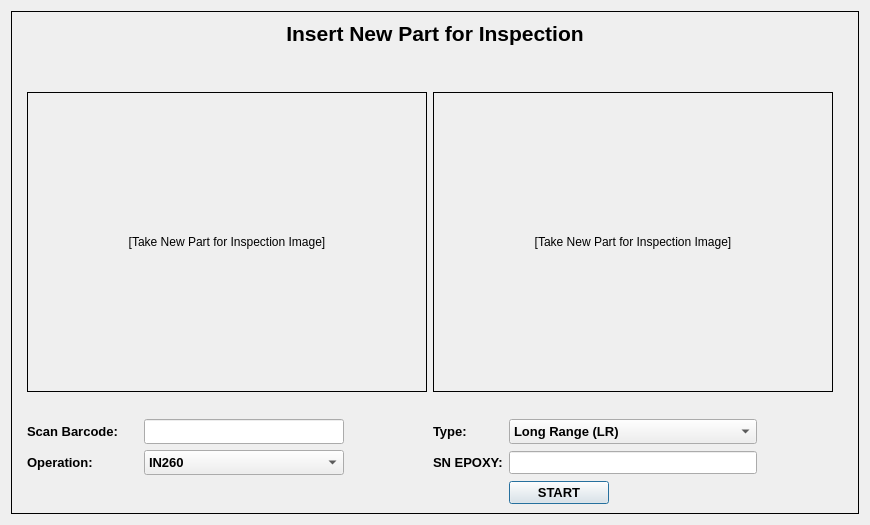
<?xml version="1.0" encoding="UTF-8"?>
<ui version="4.0">
 <class>OperatorInstruction</class>
 <widget class="QDialog" name="OperatorInstruction">
  <property name="geometry">
   <rect>
    <x>0</x>
    <y>0</y>
    <width>870</width>
    <height>525</height>
   </rect>
  </property>
  <property name="sizePolicy">
   <sizepolicy hsizetype="Fixed" vsizetype="Fixed">
    <horstretch>0</horstretch>
    <verstretch>0</verstretch>
   </sizepolicy>
  </property>
  <property name="minimumSize">
   <size>
    <width>870</width>
    <height>525</height>
   </size>
  </property>
  <property name="maximumSize">
   <size>
    <width>870</width>
    <height>525</height>
   </size>
  </property>
  <property name="windowTitle">
   <string>Dialog</string>
  </property>
  <layout class="QVBoxLayout" name="verticalLayout">
   <item>
    <widget class="QStackedWidget" name="stackedWidget">
     <property name="frameShape">
      <enum>QFrame::Box</enum>
     </property>
     <property name="currentIndex">
      <number>0</number>
     </property>
     <widget class="QWidget" name="InsertPage">
      <layout class="QGridLayout" name="gridLayout">
       <item row="5" column="3">
        <widget class="QLineEdit" name="SerialValue">
         <property name="sizePolicy">
          <sizepolicy hsizetype="Preferred" vsizetype="Fixed">
           <horstretch>0</horstretch>
           <verstretch>0</verstretch>
          </sizepolicy>
         </property>
         <property name="minimumSize">
          <size>
           <width>200</width>
           <height>25</height>
          </size>
         </property>
         <property name="maximumSize">
          <size>
           <width>200</width>
           <height>25</height>
          </size>
         </property>
         <property name="font">
          <font>
           <pointsize>10</pointsize>
           <weight>75</weight>
           <bold>true</bold>
          </font>
         </property>
         <property name="autoFillBackground">
          <bool>false</bool>
         </property>
         <property name="text">
          <string/>
         </property>
         <property name="alignment">
          <set>Qt::AlignLeading|Qt::AlignLeft|Qt::AlignVCenter</set>
         </property>
        </widget>
       </item>
       <item row="0" column="0" colspan="13">
        <widget class="QLabel" name="Insert_Header">
         <property name="sizePolicy">
          <sizepolicy hsizetype="Preferred" vsizetype="Fixed">
           <horstretch>0</horstretch>
           <verstretch>0</verstretch>
          </sizepolicy>
         </property>
         <property name="font">
          <font>
           <pointsize>16</pointsize>
           <weight>75</weight>
           <bold>true</bold>
          </font>
         </property>
         <property name="text">
          <string>Insert New Part for Inspection</string>
         </property>
         <property name="alignment">
          <set>Qt::AlignCenter</set>
         </property>
        </widget>
       </item>
       <item row="5" column="6">
        <widget class="QLabel" name="Type_label">
         <property name="sizePolicy">
          <sizepolicy hsizetype="Fixed" vsizetype="Preferred">
           <horstretch>0</horstretch>
           <verstretch>0</verstretch>
          </sizepolicy>
         </property>
         <property name="font">
          <font>
           <pointsize>10</pointsize>
           <weight>75</weight>
           <bold>true</bold>
          </font>
         </property>
         <property name="text">
          <string>Type: </string>
         </property>
        </widget>
       </item>
       <item row="6" column="6">
        <widget class="QLabel" name="label">
         <property name="font">
          <font>
           <pointsize>10</pointsize>
           <weight>75</weight>
           <bold>true</bold>
          </font>
         </property>
         <property name="text">
          <string>SN EPOXY:</string>
         </property>
        </widget>
       </item>
       <item row="1" column="0" colspan="13">
        <spacer name="verticalSpacer">
         <property name="orientation">
          <enum>Qt::Vertical</enum>
         </property>
         <property name="sizeType">
          <enum>QSizePolicy::Fixed</enum>
         </property>
         <property name="sizeHint" stdset="0">
          <size>
           <width>20</width>
           <height>40</height>
          </size>
         </property>
        </spacer>
       </item>
       <item row="5" column="1" colspan="2">
        <widget class="QLabel" name="sn_lable">
         <property name="font">
          <font>
           <pointsize>10</pointsize>
           <weight>75</weight>
           <bold>true</bold>
          </font>
         </property>
         <property name="text">
          <string>Scan Barcode: </string>
         </property>
        </widget>
       </item>
       <item row="6" column="3">
        <widget class="QComboBox" name="ProgramName">
         <property name="minimumSize">
          <size>
           <width>200</width>
           <height>25</height>
          </size>
         </property>
         <property name="font">
          <font>
           <pointsize>10</pointsize>
           <weight>75</weight>
           <bold>true</bold>
          </font>
         </property>
         <item>
          <property name="text">
           <string>IN260</string>
          </property>
         </item>
         <item>
          <property name="text">
           <string>SCANNER100</string>
          </property>
         </item>
         <item>
          <property name="text">
           <string>SCANNER200</string>
          </property>
         </item>
         <item>
          <property name="text">
           <string>SCANNER300</string>
          </property>
         </item>
         <item>
          <property name="text">
           <string>SCANNER400</string>
          </property>
         </item>
         <item>
          <property name="text">
           <string>SCANNER500</string>
          </property>
         </item>
        </widget>
       </item>
       <item row="2" column="1" colspan="5">
        <widget class="QLabel" name="InsertImg_1">
         <property name="sizePolicy">
          <sizepolicy hsizetype="Fixed" vsizetype="Fixed">
           <horstretch>0</horstretch>
           <verstretch>0</verstretch>
          </sizepolicy>
         </property>
         <property name="minimumSize">
          <size>
           <width>400</width>
           <height>300</height>
          </size>
         </property>
         <property name="maximumSize">
          <size>
           <width>400</width>
           <height>300</height>
          </size>
         </property>
         <property name="frameShape">
          <enum>QFrame::Box</enum>
         </property>
         <property name="text">
          <string>[Take New Part for Inspection Image]</string>
         </property>
         <property name="alignment">
          <set>Qt::AlignCenter</set>
         </property>
        </widget>
       </item>
       <item row="2" column="6" colspan="4">
        <widget class="QLabel" name="InsertImg_2">
         <property name="sizePolicy">
          <sizepolicy hsizetype="Fixed" vsizetype="Fixed">
           <horstretch>0</horstretch>
           <verstretch>0</verstretch>
          </sizepolicy>
         </property>
         <property name="minimumSize">
          <size>
           <width>400</width>
           <height>300</height>
          </size>
         </property>
         <property name="maximumSize">
          <size>
           <width>400</width>
           <height>300</height>
          </size>
         </property>
         <property name="frameShape">
          <enum>QFrame::Box</enum>
         </property>
         <property name="text">
          <string>[Take New Part for Inspection Image]</string>
         </property>
         <property name="alignment">
          <set>Qt::AlignCenter</set>
         </property>
        </widget>
       </item>
       <item row="6" column="7">
        <widget class="QLineEdit" name="lineEdit">
         <property name="maximumSize">
          <size>
           <width>250</width>
           <height>16777215</height>
          </size>
         </property>
         <property name="font">
          <font>
           <pointsize>10</pointsize>
           <weight>75</weight>
           <bold>true</bold>
          </font>
         </property>
        </widget>
       </item>
       <item row="3" column="1" colspan="11">
        <spacer name="verticalSpacer_2">
         <property name="orientation">
          <enum>Qt::Vertical</enum>
         </property>
         <property name="sizeType">
          <enum>QSizePolicy::Preferred</enum>
         </property>
         <property name="sizeHint" stdset="0">
          <size>
           <width>20</width>
           <height>40</height>
          </size>
         </property>
        </spacer>
       </item>
       <item row="4" column="3">
        <widget class="QLabel" name="label_Error">
         <property name="text">
          <string/>
         </property>
        </widget>
       </item>
       <item row="5" column="7">
        <widget class="QComboBox" name="TypeValue">
         <property name="minimumSize">
          <size>
           <width>200</width>
           <height>25</height>
          </size>
         </property>
         <property name="font">
          <font>
           <pointsize>10</pointsize>
           <weight>75</weight>
           <bold>true</bold>
          </font>
         </property>
         <item>
          <property name="text">
           <string>Long Range (LR)</string>
          </property>
         </item>
         <item>
          <property name="text">
           <string>Short Range (SR)</string>
          </property>
         </item>
        </widget>
       </item>
       <item row="6" column="1">
        <widget class="QLabel" name="Program_label">
         <property name="font">
          <font>
           <pointsize>10</pointsize>
           <weight>75</weight>
           <bold>true</bold>
          </font>
         </property>
         <property name="text">
          <string>Operation: </string>
         </property>
        </widget>
       </item>
       <item row="7" column="7">
        <widget class="QPushButton" name="ApplyButton">
         <property name="sizePolicy">
          <sizepolicy hsizetype="Minimum" vsizetype="Preferred">
           <horstretch>0</horstretch>
           <verstretch>0</verstretch>
          </sizepolicy>
         </property>
         <property name="minimumSize">
          <size>
           <width>100</width>
           <height>0</height>
          </size>
         </property>
         <property name="maximumSize">
          <size>
           <width>100</width>
           <height>16777215</height>
          </size>
         </property>
         <property name="font">
          <font>
           <pointsize>10</pointsize>
           <weight>75</weight>
           <bold>true</bold>
          </font>
         </property>
         <property name="layoutDirection">
          <enum>Qt::LeftToRight</enum>
         </property>
         <property name="text">
          <string>START</string>
         </property>
        </widget>
       </item>
      </layout>
     </widget>
     <widget class="QWidget" name="PassPage">
      <layout class="QGridLayout" name="gridLayout_5">
       <item row="1" column="0" colspan="3">
        <spacer name="verticalSpacer_5">
         <property name="orientation">
          <enum>Qt::Vertical</enum>
         </property>
         <property name="sizeType">
          <enum>QSizePolicy::Fixed</enum>
         </property>
         <property name="sizeHint" stdset="0">
          <size>
           <width>829</width>
           <height>40</height>
          </size>
         </property>
        </spacer>
       </item>
       <item row="2" column="1">
        <widget class="QLabel" name="PassImg">
         <property name="sizePolicy">
          <sizepolicy hsizetype="Fixed" vsizetype="Fixed">
           <horstretch>0</horstretch>
           <verstretch>0</verstretch>
          </sizepolicy>
         </property>
         <property name="minimumSize">
          <size>
           <width>400</width>
           <height>300</height>
          </size>
         </property>
         <property name="maximumSize">
          <size>
           <width>400</width>
           <height>300</height>
          </size>
         </property>
         <property name="frameShape">
          <enum>QFrame::Box</enum>
         </property>
         <property name="text">
          <string>[Take New Part for Inspection Image]</string>
         </property>
         <property name="alignment">
          <set>Qt::AlignCenter</set>
         </property>
        </widget>
       </item>
       <item row="2" column="0" rowspan="2">
        <spacer name="horizontalSpacer_6">
         <property name="orientation">
          <enum>Qt::Horizontal</enum>
         </property>
         <property name="sizeHint" stdset="0">
          <size>
           <width>207</width>
           <height>346</height>
          </size>
         </property>
        </spacer>
       </item>
       <item row="0" column="0" colspan="3">
        <widget class="QLabel" name="Pass_Header">
         <property name="sizePolicy">
          <sizepolicy hsizetype="Preferred" vsizetype="Fixed">
           <horstretch>0</horstretch>
           <verstretch>0</verstretch>
          </sizepolicy>
         </property>
         <property name="font">
          <font>
           <pointsize>16</pointsize>
           <weight>75</weight>
           <bold>true</bold>
          </font>
         </property>
         <property name="text">
          <string>Test Next Process  / Remove Part and Place it in the PASS Stack</string>
         </property>
         <property name="alignment">
          <set>Qt::AlignCenter</set>
         </property>
        </widget>
       </item>
       <item row="3" column="1">
        <spacer name="verticalSpacer_11">
         <property name="orientation">
          <enum>Qt::Vertical</enum>
         </property>
         <property name="sizeType">
          <enum>QSizePolicy::Fixed</enum>
         </property>
         <property name="sizeHint" stdset="0">
          <size>
           <width>20</width>
           <height>40</height>
          </size>
         </property>
        </spacer>
       </item>
       <item row="2" column="2" rowspan="2">
        <spacer name="horizontalSpacer_5">
         <property name="orientation">
          <enum>Qt::Horizontal</enum>
         </property>
         <property name="sizeHint" stdset="0">
          <size>
           <width>207</width>
           <height>346</height>
          </size>
         </property>
        </spacer>
       </item>
       <item row="4" column="0" colspan="3">
        <layout class="QHBoxLayout" name="horizontalLayout_3">
         <item>
          <widget class="QPushButton" name="ActPassButton">
           <property name="minimumSize">
            <size>
             <width>200</width>
             <height>0</height>
            </size>
           </property>
           <property name="maximumSize">
            <size>
             <width>200</width>
             <height>16777215</height>
            </size>
           </property>
           <property name="font">
            <font>
             <pointsize>10</pointsize>
             <weight>75</weight>
             <bold>true</bold>
            </font>
           </property>
           <property name="text">
            <string>Acknowledge</string>
           </property>
          </widget>
         </item>
        </layout>
       </item>
      </layout>
     </widget>
     <widget class="QWidget" name="FailedPage">
      <layout class="QGridLayout" name="gridLayout_2">
       <item row="1" column="0" colspan="3">
        <spacer name="verticalSpacer_3">
         <property name="orientation">
          <enum>Qt::Vertical</enum>
         </property>
         <property name="sizeType">
          <enum>QSizePolicy::Fixed</enum>
         </property>
         <property name="sizeHint" stdset="0">
          <size>
           <width>20</width>
           <height>40</height>
          </size>
         </property>
        </spacer>
       </item>
       <item row="2" column="1">
        <widget class="QLabel" name="FailImg">
         <property name="sizePolicy">
          <sizepolicy hsizetype="Fixed" vsizetype="Fixed">
           <horstretch>0</horstretch>
           <verstretch>0</verstretch>
          </sizepolicy>
         </property>
         <property name="minimumSize">
          <size>
           <width>400</width>
           <height>300</height>
          </size>
         </property>
         <property name="maximumSize">
          <size>
           <width>400</width>
           <height>300</height>
          </size>
         </property>
         <property name="frameShape">
          <enum>QFrame::Box</enum>
         </property>
         <property name="text">
          <string>[Take New Part for Inspection Image]</string>
         </property>
         <property name="alignment">
          <set>Qt::AlignCenter</set>
         </property>
        </widget>
       </item>
       <item row="2" column="2">
        <spacer name="horizontalSpacer_2">
         <property name="orientation">
          <enum>Qt::Horizontal</enum>
         </property>
         <property name="sizeHint" stdset="0">
          <size>
           <width>207</width>
           <height>20</height>
          </size>
         </property>
        </spacer>
       </item>
       <item row="0" column="0" colspan="3">
        <widget class="QLabel" name="Fail_Header">
         <property name="sizePolicy">
          <sizepolicy hsizetype="Preferred" vsizetype="Fixed">
           <horstretch>0</horstretch>
           <verstretch>0</verstretch>
          </sizepolicy>
         </property>
         <property name="font">
          <font>
           <pointsize>16</pointsize>
           <weight>75</weight>
           <bold>true</bold>
          </font>
         </property>
         <property name="text">
          <string>Remove Part and Place it in the failed Stack / Rework Stack</string>
         </property>
         <property name="alignment">
          <set>Qt::AlignCenter</set>
         </property>
        </widget>
       </item>
       <item row="3" column="1">
        <spacer name="verticalSpacer_4">
         <property name="orientation">
          <enum>Qt::Vertical</enum>
         </property>
         <property name="sizeType">
          <enum>QSizePolicy::Fixed</enum>
         </property>
         <property name="sizeHint" stdset="0">
          <size>
           <width>20</width>
           <height>40</height>
          </size>
         </property>
        </spacer>
       </item>
       <item row="2" column="0">
        <spacer name="horizontalSpacer">
         <property name="orientation">
          <enum>Qt::Horizontal</enum>
         </property>
         <property name="sizeHint" stdset="0">
          <size>
           <width>207</width>
           <height>20</height>
          </size>
         </property>
        </spacer>
       </item>
       <item row="4" column="0" colspan="3">
        <layout class="QHBoxLayout" name="horizontalLayout">
         <item>
          <widget class="QPushButton" name="ActFailButton">
           <property name="sizePolicy">
            <sizepolicy hsizetype="Preferred" vsizetype="Fixed">
             <horstretch>0</horstretch>
             <verstretch>0</verstretch>
            </sizepolicy>
           </property>
           <property name="minimumSize">
            <size>
             <width>200</width>
             <height>0</height>
            </size>
           </property>
           <property name="maximumSize">
            <size>
             <width>200</width>
             <height>16777215</height>
            </size>
           </property>
           <property name="font">
            <font>
             <pointsize>10</pointsize>
             <weight>75</weight>
             <bold>true</bold>
            </font>
           </property>
           <property name="layoutDirection">
            <enum>Qt::LeftToRight</enum>
           </property>
           <property name="text">
            <string>Acknowledge</string>
           </property>
           <property name="checkable">
            <bool>false</bool>
           </property>
           <property name="autoDefault">
            <bool>false</bool>
           </property>
          </widget>
         </item>
        </layout>
       </item>
      </layout>
     </widget>
    </widget>
   </item>
  </layout>
 </widget>
 <resources/>
 <connections/>
</ui>
